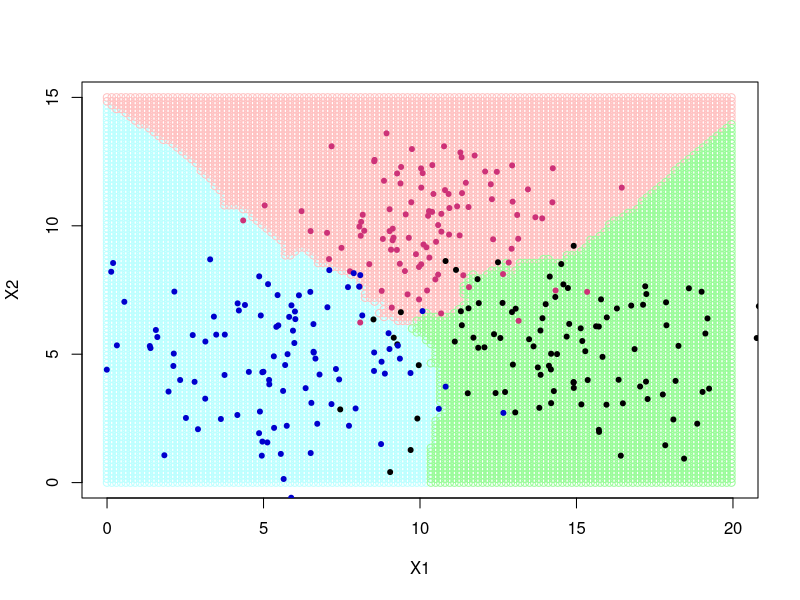

Reproduce this figure in R.
x1<-c(rnorm(100,5,2.5),rnorm(100,10,2),rnorm(100,15,3))
x2<-c(rnorm(100,5,2),rnorm(100,10,2),rnorm(100,5,2))
mygrid <- expand.grid(X1=seq(0,20, by=0.15),X2=seq(0,15, by=0.15))

NN <- function(){
  Neighbors<<-rep(0,nrow(mygrid))
  for (i in c(1:nrow(mygrid))) {
    distances<-(mygrid$X1[i]-x1)^2+(mygrid$X2[i]-x2)^2
    sort.distances<-sort.int(distances,index.return=TRUE)
    sort.indexes <- sort.distances$ix[1:15]
    sort.indexes[sort.indexes<=100]=0
    sort.indexes[sort.indexes<=200 &sort.indexes>100]=1
    sort.indexes[sort.indexes<=300 &sort.indexes>200]=2
    Neighbors[i] <- names(sort((table(sort.indexes)), decreasing=TRUE)[1])
  }
  Neighbors<<-Neighbors
}

myplotNN <- function () 
{
  plot(c(0,20),c(0,15),type="n",xlab="X1",ylab="X2")
  points(mygrid$X1[Neighbors==0],mygrid$X2[Neighbors==0],col="paleturquoise1")
  points(mygrid$X1[Neighbors==1],mygrid$X2[Neighbors==1],col="rosybrown1")
  points(mygrid$X1[Neighbors==2],mygrid$X2[Neighbors==2],col="palegreen")
  points(x1[201:300],x2[201:300],col="black",pch=20)
  points(x1[101:200],x2[101:200],col="violetred3",pch=20)
  points(x1[1:100],x2[1:100],col="mediumblue",pch=20)
}
NN()

myplotNN()
